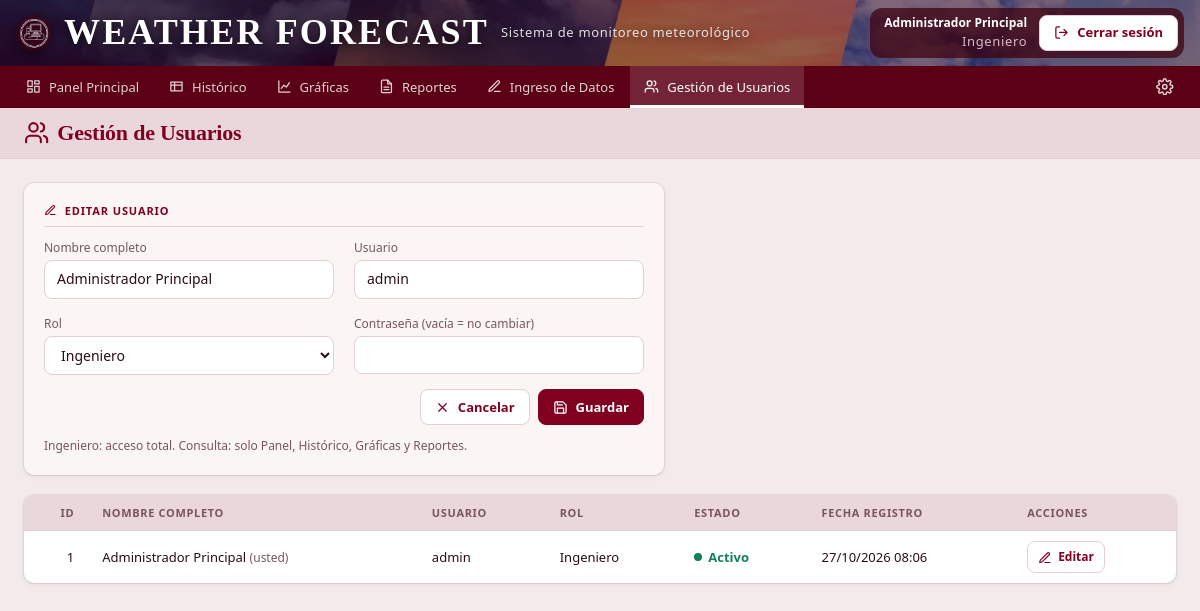
Screenshot of /usuarios.php?editar=1 (signed in) with the database file from the repository.
### tables this page shows
CREATE TABLE IF NOT EXISTS usuarios (
    id                   INT AUTO_INCREMENT PRIMARY KEY,
    nombre_completo      VARCHAR(100)  NOT NULL,
    usuario              VARCHAR(50)   NOT NULL UNIQUE,
    contrasena_hash      VARCHAR(255)  NOT NULL,
    rol                  VARCHAR(20)   NOT NULL DEFAULT 'Consulta',
    codigo_recuperacion  CHAR(64)      NULL,
    codigo_expiracion    DATETIME      NULL,
    fecha_registro       DATETIME      NOT NULL DEFAULT CURRENT_TIMESTAMP,
    activo               TINYINT(1)    NOT NULL DEFAULT 1
);

### web/includes/auth.php (called while the page is built, shortened)
<?php
require_once __DIR__ . '/db.php';
function e($s): string
{
    return htmlspecialchars((string)$s, ENT_QUOTES, 'UTF-8');
}
function recurso(string $ruta): string
{
    return $ruta . '?v=' . @filemtime(__DIR__ . '/../' . $ruta);
}
function usuario_actual(): ?array
{
    return $_SESSION['usuario'] ?? null;
}
function es_ingeniero(): bool
{
    return (usuario_actual()['rol'] ?? '') === 'Ingeniero';
}
function puede_ver(string $pagina): bool
{
    return es_ingeniero() || in_array($pagina, PAGINAS_CONSULTA, true);
}
function requerir_pagina(string $pagina): array
{
    $u = usuario_actual();
    if ($u !== null) {
        $st = db()->prepare('SELECT id, nombre_completo, usuario, rol FROM usuarios WHERE id = ? AND activo = 1');
        $st->execute([$u['id']]);
        $u = $st->fetch() ?: null;
    }
    return $u;
}

### web/includes/db.php (called while the page is built, shortened)
<?php
function db(): PDO
{
    static $pdo = null;
    if ($pdo === null) {
        $c = require __DIR__ . '/../config.php';
        $dsn = "mysql:host={$c['db_host']};port={$c['db_port']};dbname={$c['db_name']};charset=utf8mb4";
        $pdo = new PDO($dsn, $c['db_user'], $c['db_pass'], [
            PDO::ATTR_ERRMODE => PDO::ERRMODE_EXCEPTION,
            PDO::ATTR_DEFAULT_FETCH_MODE => PDO::FETCH_ASSOC,
            PDO::ATTR_EMULATE_PREPARES => false,
            PDO::ATTR_CASE => PDO::CASE_LOWER,
        ]);
    }
    return $pdo;
}

### web/usuarios.php (the view, shortened to what this page needs)
<?php
require_once __DIR__ . '/includes/auth.php';
require_once __DIR__ . '/includes/registros.php';
$pagina = 'usuarios';
$titulo = 'Gestión de Usuarios';
$usuario = requerir_pagina($pagina);
$yo = (int)$usuario['id'];
$form = null;
function buscar_usuario(int $id): ?array
{
    $st = db()->prepare('SELECT id, nombre_completo, usuario, rol, activo + 0 AS activo FROM usuarios WHERE id = ?');
    $st->execute([$id]);
    return $st->fetch() ?: null;
}
if ($_SERVER['REQUEST_METHOD'] === 'POST') {
    exigir_csrf('usuarios.php');
    $accion = $_POST['accion'] ?? '';
    $id = (int)($_POST['id'] ?? 0);
    try {
        if ($accion === 'estado' && ($u = buscar_usuario($id))) {
            if ($id === $yo) {
                avisar('r', 'No puede desactivar su propia cuenta.');
            } else {
                db()->prepare('UPDATE usuarios SET activo = CAST(? AS UNSIGNED) WHERE id = ?')->execute([$u['activo'] ? 0 : 1, $id]);
                avisar('g', 'Usuario ' . $u['usuario'] . ($u['activo'] ? ' desactivado.' : ' activado.'));
            }
            redirigir('usuarios.php');
        }
        if ($accion === 'eliminar' && ($u = buscar_usuario($id))) {
            if ($id === $yo) {
                avisar('r', 'No puede eliminar su propia cuenta.');
            } else {
                db()->prepare('DELETE FROM usuarios WHERE id = ?')->execute([$id]);
                avisar('g', 'Usuario ' . $u['usuario'] . ' eliminado.');
            }
            redirigir('usuarios.php');
        }
        if ($accion === 'guardar') {
            $form = ['id' => $id, 'nombre_completo' => trim($_POST['nombre_completo'] ?? ''),
                'usuario' => trim($_POST['usuario'] ?? ''), 'rol' => in_array($_POST['rol'] ?? '', ROLES, true) ? $_POST['rol'] : 'Consulta'];
            $clave = $_POST['contrasena'] ?? '';
            $st = db()->prepare('SELECT COUNT(*) FROM usuarios WHERE usuario = ? AND id <> ?');
            $st->execute([$form['usuario'], $id]);
            if ($form['nombre_completo'] === '') {
                $error = 'El nombre completo es obligatorio.';
            } elseif ($form['usuario'] === '') {
                $error = 'El nombre de usuario es obligatorio.';
            } elseif ($st->fetchColumn() > 0) {
                $error = 'El nombre de usuario ya está registrado.';
            } elseif ((!$id || $clave !== '') && mb_strlen($clave) < 6) {
                $error = 'La contraseña debe tener al menos 6 caracteres.';
            } elseif ($id === $yo && $form['rol'] !== 'Ingeniero') {
                $error = 'No puede quitarse a sí mismo el rol de Ingeniero.';
            } elseif ($id) {
                $sql = 'UPDATE usuarios SET nombre_completo = ?, usuario = ?, rol = ?' . ($clave !== '' ? ', contrasena_hash = ?' : '') . ' WHERE id = ?';
                $p = [$form['nombre_completo'], $form['usuario'], $form['rol']];
                if ($clave !== '') {
                    $p[] = hash_contrasena($clave);
                }
                $p[] = $id;
                db()->prepare($sql)->execute($p);
                if ($id === $yo) {
                    $_SESSION['usuario'] = array_merge($_SESSION['usuario'], array_intersect_key($form, array_flip(['nombre_completo', 'usuario', 'rol'])));
                }
                avisar('g', 'Usuario ' . $form['usuario'] . ' actualizado.');
                redirigir('usuarios.php');
            } else {
                db()->prepare('INSERT INTO usuarios (nombre_completo, usuario, contrasena_hash, rol, activo) VALUES (?, ?, ?, ?, 1)')
                    ->execute([$form['nombre_completo'], $form['usuario'], hash_contrasena($clave), $form['rol']]);
                avisar('g', 'Usuario ' . $form['usuario'] . ' creado.');
                redirigir('usuarios.php');
            }
        }
    } catch (PDOException $ex) {
        $error = 'Error de base de datos: ' . $ex->getMessage();
    }
} elseif (isset($_GET['nuevo'])) {
    $form = ['id' => 0, 'nombre_completo' => '', 'usuario' => '', 'rol' => 'Consulta'];
} elseif (isset($_GET['editar'])) {
    $form = buscar_usuario((int)$_GET['editar']);
}
$lista = db()->query('SELECT id, nombre_completo, usuario, rol, activo + 0 AS activo, fecha_registro FROM usuarios ORDER BY id')->fetchAll();
require __DIR__ . '/includes/header.php';
?>
    <main class="sec">
<?php if ($form): ?>
        <form class="card" method="post" action="usuarios.php" style="max-width:640px">
            <h4><i data-i="<?= $form['id'] ? 'edit' : 'userplus' ?>"></i><?= $form['id'] ? 'Editar usuario' : 'Nuevo usuario' ?></h4>
            <div class="fg" style="grid-template-columns:1fr 1fr">
                <div><label for="nombre_completo">Nombre completo</label><input id="nombre_completo" name="nombre_completo" value="<?= e($form['nombre_completo']) ?>" maxlength="100" required></div>
                <div><label for="u">Usuario</label><input id="u" name="usuario" value="<?= e($form['usuario']) ?>" maxlength="50" autocomplete="off" required></div>
                <div><label for="rol">Rol</label><select id="rol" name="rol"><?php foreach (ROLES as $r): ?><option<?= $r === $form['rol'] ? ' selected' : '' ?>><?= $r ?></option><?php endforeach; ?></select></div>
                <div><label for="contrasena">Contraseña<?= $form['id'] ? ' (vacía = no cambiar)' : '' ?></label><input type="password" id="contrasena" name="contrasena" minlength="6" autocomplete="new-password"<?= $form['id'] ? '' : ' required' ?>></div>
            </div>
            <div class="ac" style="margin-top:14px"><a class="btn" href="usuarios.php"><i data-i="x"></i>Cancelar</a><button class="btn p"><i data-i="disk"></i>Guardar</button></div>
            <p class="note">Ingeniero: acceso total. Consulta: solo Panel, Histórico, Gráficas y Reportes.</p>
        </form>
<?php else: ?>
        <div class="bar"><a class="btn p" href="usuarios.php?nuevo=1"><i data-i="userplus"></i>Nuevo usuario</a></div>
<?php endif; ?>
        <div class="tw"><table><thead><tr><th class="n">ID</th><th>Nombre completo</th><th>Usuario</th><th>Rol</th><th>Estado</th><th>Fecha registro</th><th>Acciones</th></tr></thead><tbody>
<?php foreach ($lista as $u): ?>
            <tr><td class="n"><?= $u['id'] ?></td><td><?= e($u['nombre_completo']) ?><?= (int)$u['id'] === $yo ? ' <span class="sub">(usted)</span>' : '' ?></td><td><?= e($u['usuario']) ?></td><td><?= e($u['rol']) ?></td>
                <td class="<?= $u['activo'] ? 'ok' : 'off' ?>"><?= $u['activo'] ? 'Activo' : 'Inactivo' ?></td><td><?= date('d/m/Y H:i', strtotime($u['fecha_registro'])) ?></td>
                <td><form method="post" action="usuarios.php" class="acciones"><?= campo_csrf() ?><input type="hidden" name="id" value="<?= $u['id'] ?>">
                    <a class="btn s" href="usuarios.php?editar=<?= $u['id'] ?>"><i data-i="edit"></i>Editar</a>
                </form></td></tr>
<?php endforeach; ?>
        </tbody></table></div>
    </main>
<?php require __DIR__ . '/includes/footer.php'; ?>

### web/includes/header.php (shortened to what this page needs)
<?php
$menu = [
    'index'       => ['dash',  'Panel Principal'],
    'historico'   => ['table', 'Histórico'],
    'graficas'    => ['chart', 'Gráficas'],
    'reportes'    => ['file',  'Reportes'],
    'ingreso'     => ['edit',  'Ingreso de Datos'],
    'usuarios'    => ['users', 'Gestión de Usuarios'],
];
?>
<!DOCTYPE html>
<html lang="es">
<head>
    <link rel="stylesheet" href="<?= recurso('css/style.css') ?>">
</head>
<body>
    <header class="banner<?= $pagina === 'index' ? '' : ' compacto' ?>">
        <div class="me">
<?php if (usuario_actual()): ?>
            <div><b><?= e($usuario['nombre_completo']) ?></b><small><?= e($usuario['rol']) ?></small></div>
            <form method="post" action="logout.php"><input type="hidden" name="csrf" value="<?= e(token_csrf()) ?>"><button class="btn"><i data-i="logout"></i>Cerrar sesión</button></form>
<?php else: ?>
            <div><b>Invitado</b><small>Sin sesión</small></div>
            <a class="btn" href="login.php"><i data-i="login"></i>Iniciar sesión</a>
<?php endif; ?>
        </div>
        <h2><img class="logo-wr" src="img/logo_weather_report.png" alt="Weather Report">WEATHER FORECAST</h2>
        <small>Sistema de monitoreo meteorológico</small>
    </header>
    <nav>
        <ul><?php foreach ($menu as $clave => [$ic, $texto]): if (!puede_ver($clave)) continue; ?><li><a href="<?= $clave ?>.php"<?= $clave === $pagina ? ' class="on"' : '' ?>><i data-i="<?= $ic ?>"></i><?= $texto ?></a></li><?php endforeach; ?><li class="cfg"><button type="button" data-abrir="ajustes" title="Ajustes" aria-label="Ajustes"><i data-i="gear"></i></button></li></ul>
    </nav>
    <div class="titlebar">
        <h1><i data-i="<?= e($icono) ?>"></i><?= e($titulo) ?></h1>
    </div>

### rows the page displays
usuarios: nombre_completo "Administrador Principal", rol "Ingeniero", usuario "admin", id "1", shows "(usted)", fecha_registro "27/10/2026 08:06"

### other values shown
$texto "Panel Principal"
$texto "Histórico"
$texto "Gráficas"
$texto "Reportes"
$texto "Ingreso de Datos"
$texto "Gestión de Usuarios"
$titulo "Gestión de Usuarios"
